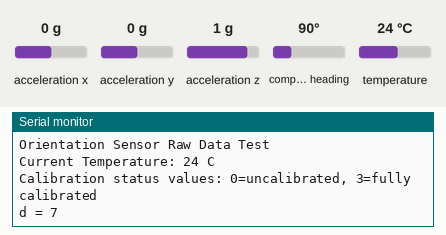
A sketch run on a simulated ESP32. Parts: the last lines printed to the serial monitor. The test bench sets the inputs (shaded band); at power-on: acceleration x 0 g, acceleration y 0 g, compass heading 90°, acceleration z 1 g, temperature 24 °C.

Above: at 2.2 s.
2.3 s: acceleration x set to -1.4 g
At 3.0 s:
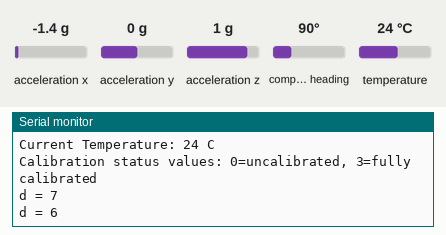
3.8 s: acceleration y set to -1.4 g
At 5.0 s:
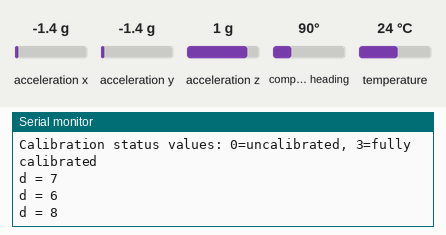
5.3 s: compass heading set to 7°
At 5.7 s:
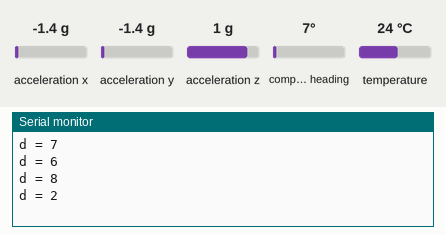
6.8 s: acceleration z set to -1.4 g
At 7.6 s:
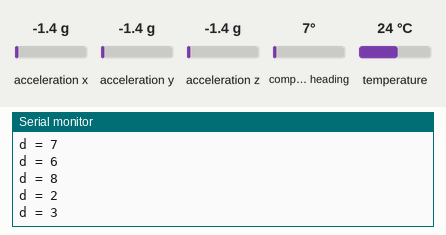
8.3 s: compass heading set to 1°
At 8.92 s:
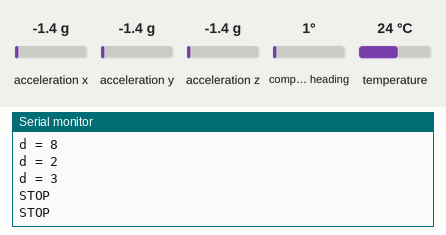
Timing chart, 0 to 11.3 s (numbered marks = the images above; inputs shaded):
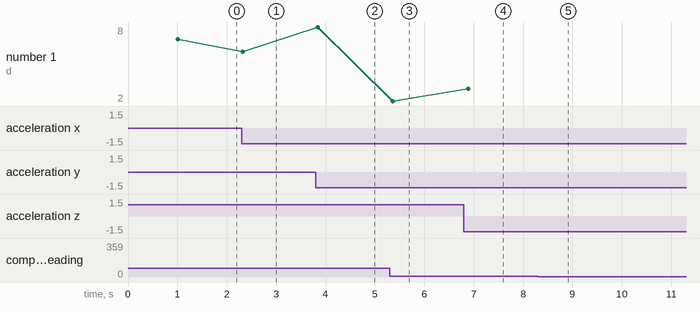

The sketch:

GestureDetect.ino
```cpp
/*
 Purpose:

  This programme is written for an ESP32 dev board and a BNo055 orientation sensor.
  This programme is a stepping stone in a series of investigations in gestural inputs.
  The goal of theis particular investigation was to be able to recognise movements of a controller
  as 'gestures' which could be used as software or hardware inputs. Being able to create
  gestural inputs has the opportunity to change how a wide veriety of users experience computer
  interfaces.

 Method:

  - After some preliminary experiments it was found that the chaning euler angles of the BNO055
    are a good approximation of the movement of the sensor though space when used in a handheld
    capacity. This feature of human anatomy means that there is no need to try and use processor
    intensive filters to try and calculate movement from accelerometer data.

  - Every loop the euler angles of the BNo055 sensor are read.
  - The change of angle between the current and previous reading is calculated and used and
    a stand in for velocity
  - This change in angle is categorised and a direction of travel.
  - These direction of travel results are built up into shapes.

 Joshua Hosking 2020
 Enjoy!
 */

#include <Wire.h>
#include <Adafruit_Sensor.h>
#include <Adafruit_BNO055.h>
#include <utility/imumaths.h>

/* X, Y & Z are the current angle.
   X1, Y1 & Z1 are the previous angle.
   x, y & z are the change in angle.
   i, j & k are used to determine if x, y & z have passed a threshold value.
   d is the direction of movement, d1 is the previous direction
   all values of g are a single movement in order to build a shape
*/

int x, X, X0, X1, X2, X3, X4, y, Y, Y0, Y1, Y2, Y3, Y4 , z, Z, Z0, Z1, Z2, Z3, Z4, i, j, k, d, d1, g1, g2, g3, g4, S;

/* Set the delay between fresh samples */
#define BNO055_SAMPLERATE_DELAY_MS (100)

// Check I2C device address and correct line below (by default address is 0x29 or 0x28)
//                                   id, address
Adafruit_BNO055 bno = Adafruit_BNO055(-1, 0x28);

void setup(void)
{
  Serial.begin(115200);
  Serial.println("Orientation Sensor Raw Data Test"); Serial.println("");

  /* Initialise the sensor */
  if(!bno.begin())
  {
    /* There was a problem detecting the BNO055 ... check your connections */
    Serial.print("Ooops, no BNO055 detected ... Check your wiring or I2C ADDR!");
    while(1);
  }

  delay(1000);

  /* Display the current temperature */
  int8_t temp = bno.getTemp();
  Serial.print("Current Temperature: ");
  Serial.print(temp);
  Serial.println(" C");
  Serial.println("");

  bno.setExtCrystalUse(true);

  Serial.println("Calibration status values: 0=uncalibrated, 3=fully calibrated");
}

void loop(void)
{

// getting raw euler angle data from the sensors

  imu::Vector<3> euler = bno.getVector(Adafruit_BNO055::VECTOR_EULER);
  X = euler.x();
  Y = euler.y();
  Z = euler.z();

/*
 *  Comparing euler angle to the previous reading and producing a change value which is a reasonable
 *  substitute for velocity.
 *
 *  If the start angle is 0 then moving right (or up) is an increase the 0 upwards but a
 *  movement left (or down) is a decrease from 359, crossing this 0 point in a movement creates
 *  a spike and so is ignored
 */


  if (X != X0)
  {
    if ( X == 359 && X0 == 1)
    {}
    else if ( X == 1 && X0 == 359)
    {}
    else
    {
      x = X0 - X;
      X0 = X;
    }

  }

  if (Y != Y0)
  {
    if ( Y == 359 && Y0 == 1)
    {}
    else if ( Y == 1 && Y0 == 359)
    {}
    else
    {
      y = Y0 - Y;
      Y0 = Y;

    }

  }

  if (Z != Z0)
  {
    if ( Z == 359 && Z0 == 1)
    {}
    else if ( Z == 1 && Z0 == 359)
    {}
    else
    {
      z = Z0 - Z;
      Z0 = Z;

    }

  }

  /*
   *  In normal use x & y do not go above 50 but there are spikes in the data in the hundreds
   *  these again are ignored.
   */

  if (x > 50)
  {
    x = -10;
  }
  if (x < -50)
  {
    x = 10;
  }

/*
 *  x and y values between 8 * -8 are considered not moving. Above 8 is positive
 *  -8 is negative. These are used to set i,j & k which show the direction of travel.
 */

  if (x > -8 && x < 8)
  {
    i = 0;
  }
  if (x >= 8)
  {
    i = -1;
  }
  if (x <= -8)
  {
    i = 1;
  }
  if (y > -8 && y < 8)
  {
    j = 0;
  }

  if (y >= 8)
  {
    j = -1;
  }
  if (y <= -8)
  {
    j = 1;
  }

  /*
   * Combining i,j & k values the d variable is set shwoing the direction of travel.
   * These directions are split into increments 8 increasing clockwise where UP is 1.
   */

  if (j==0 && i==0)
  {
    d = 0;
    S = S+1;
  }
  if (j==1 && i==0)
  {
    d = 1;
    S = 0;
  }
  if (j==1 && i==1)
  {
    d = 2;
    S = 0;
  }
  if (j==0 && i==1)
  {
    d = 3;
    S = 0;
  }
  if (j==-1 && i==1)
  {
    d = 4;
    S = 0;
  }
  if (j==-1 && i==0)
  {
    d = 5;
    S = 0;
  }
  if (j==-1 && i==-1)
  {
    d = 6;
    S = 0;
  }
  if (j==0 && i==-1)
  {
    d = 7;
    S = 0;
  }
  if (j==1 && i==-1)
  {
    d = 8;
    S = 0;
  }

if (d != d1 && d !=0)
  {
    Serial.print("d = ");
    Serial.println(d);
    d1 = d;

    g4 = g3;
    g3 = g2;
    g2 = g1;
    g1 = d;

    X4 = X3;
    X3 = X2;
    X2 = X1;
    X1 = X0;

    Y4 = Y3;
    Y3 = Y2;
    Y2 = Y1;
    Y1 = Y0;

    Z4 = Z3;
    Z3 = Z2;
    Z2 = Z1;
    Z1 = Z0;
  }

if (S > 5)
{
  Serial.println("STOP");

  if (g4 == 3 && g3 == 5 && g2 == 7 && g1 ==1)
  {
    Serial.println("THATS A SQUARE");
    g1 = 0;
    g2 = 0;
    g3 = 0;
    g4 = 0;
  }
  else if (g3 == 3 && g2 == 8 && g1 == 3)
  {
    Serial.println("THATS A Z");
    g1 = 0;
    g2 = 0;
    g3 = 0;
    g4 = 0;
  }
  else if (g1 == 3 && X >= 40 && X <= 80 && Z < 50 && Z > -50)
  {
    Serial.println("RIGHT");
    g1 = 0;
    g2 = 0;
    g3 = 0;
    g4 = 0;
  }

  else if (g1 == 3 && X >= 220 && X <= 260 && Z < 50 && Z > -50)
  {
    Serial.println("RIGHT");
    g1 = 0;
    g2 = 0;
    g3 = 0;
    g4 = 0;
  }
  //This is to counter a quirk in the sensor where the X data occasionally flips

  else if (g1 == 3 && Z < -50)
  {
    Serial.println("TILT LEFT GO RIGHT");
    g1 = 0;
    g2 = 0;
    g3 = 0;
    g4 = 0;
  }
  else if (g1 == 7 && Z > 50)
  {
    Serial.println("TILT RIGHT GO LEFT");
    g1 = 0;
    g2 = 0;
    g3 = 0;
    g4 = 0;
  }
  else
  {
  g1 = 0;
  g2 = 0;
  g3 = 0;
  g4 = 0;
  }
}


  /*
   * Changes in direction are detected and the direction of travel recorded.
   * These directions are built up into shapes which can be recognised.
   */


  /* Display calibration status for each sensor. */
  uint8_t system, gyro, accel, mag = 0;
  bno.getCalibration(&system, &gyro, &accel, &mag);
  delay(BNO055_SAMPLERATE_DELAY_MS);
}
```

Measured:
- after the input at 2.3 s, the serial monitor: prints a new line at once (image 1)
- after the input at 3.8 s, the serial monitor: prints a new line at once (image 2)
- after the input at 5.3 s, the serial monitor: prints a new line after 0.07 s (image 3)
- after the input at 6.8 s, the serial monitor: prints a new line after 0.09 s (image 4)
- after the input at 8.3 s, the serial monitor: prints a new line after 0.51 s (image 5)
- plotted number 1: 7 → 6 after the input at 2.3 s, 6 → 8 after the input at 3.8 s, 8 → 2 after the input at 5.3 s, 2 → 3 after the input at 6.8 s
